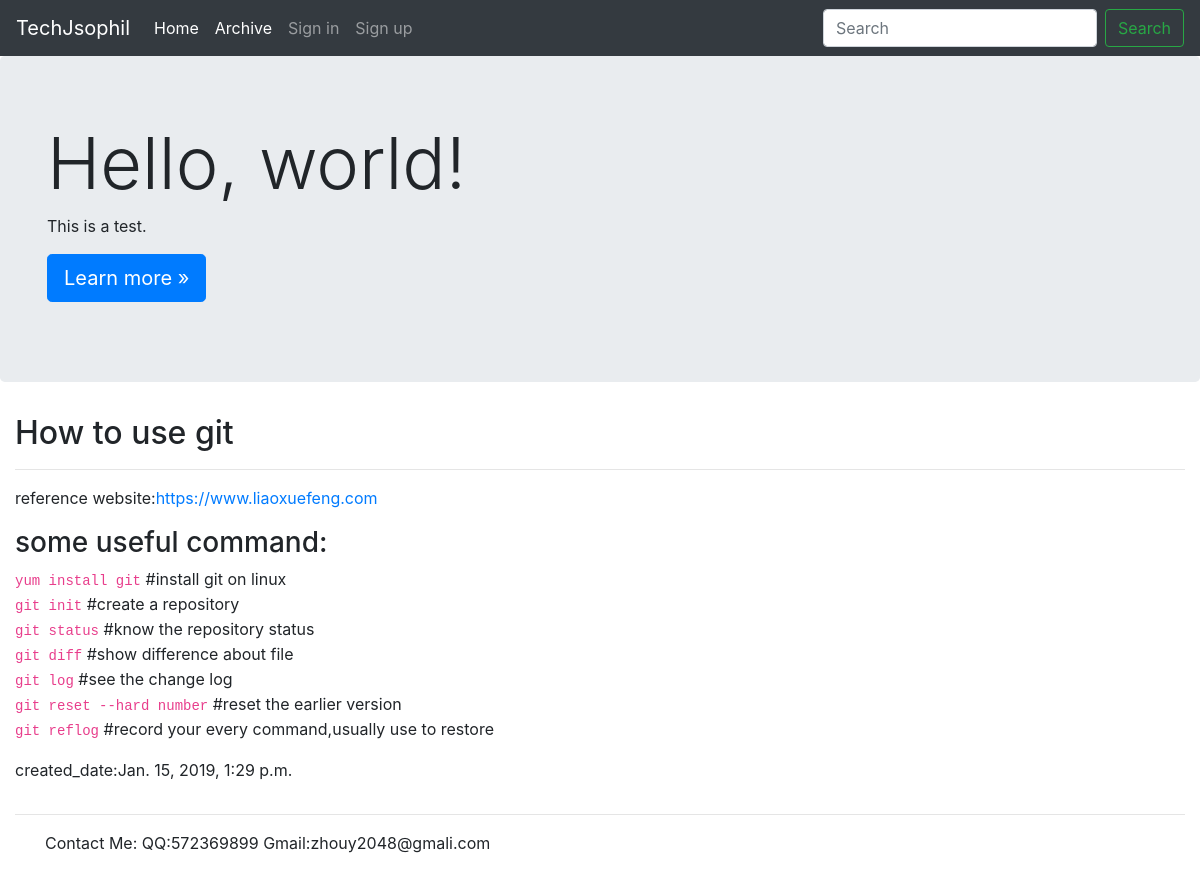
/articles/7/, run on the app's committed database.
### articles/models.py (models this page shows, shortened)
class Article(models.Model):
    title = models.CharField(max_length=100)
    body = models.TextField()
    archive = models.ForeignKey('Archive',on_delete=models.PROTECT,null=True)
    created_date = models.DateTimeField(auto_now_add=True)

### articles/views.py (the view)
# urls.py: path('<int:pk>/', views.article_detail,name="detail"),
def article_detail(request, pk):
    article = Article.objects.get(pk=pk)
    article.body =markdown.markdown(article.body,
                                    extensions=[
                                    'markdown.extensions.extra',
                                    'markdown.extensions.codehilite',
                                    'markdown.extensions.toc',
                                    ])
    return render(request, 'articles/article_detail.html', {'article':article})

### articles/templates/articles/article_detail.html
{% extends 'base_layout.html' %}
{% block content %}
<div class="row">
  <div class="container-fluid">
    <h2>{{ article.title }}</h2>
    <hr>
    {{ article.body|safe }}
    <p>created_date:{{ article.created_date }}</p>
  </div>
</div>
{% endblock %}

### static/jumbotron.css (style rules this page uses)
body { padding-top: 3.5rem; }

### data on the page
Article: title "How to use git", body "reference website: https://www.liaoxuefeng.com some useful command: yum install git #install git on linux git init #create a repository git status #know the repository status git diff #show difference about file git log #see the change log git reset --hard number #reset the earlier version git reflog #record your every command,usually use to restore", created_date "Jan. 15, 2019, 1:29 p.m."
